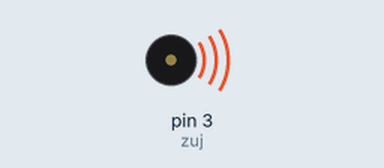
Simulated run of this sketch. Board: Arduino Uno, built with avr-gcc and run on an emulated ATmega328P. Parts: buzzer (waves = sounding).

Above: at 0.5 s.
Timing chart, 0 to 3.5 s (numbered marks = the images above):
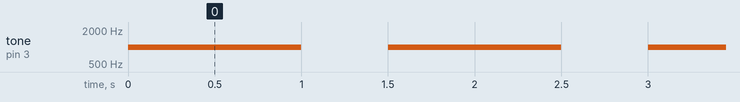

Measured:
- by itself, tone on pin 3 (zuj): alternates 1000 Hz for 1.0 s and silent for 0.50 s

The sketch:

K631.ino
```cpp
int zuj = 3;                  //definiraj zuj = 3

void setup() {
  pinMode(zuj, OUTPUT);       //postavi izvod zuj kao izlazni
}

void loop() {
  tone(zuj, 1000);            //generiraj ton 1000Hz na zujalici
  delay(1000);                //čekaj jednu sekundu
  noTone(zuj);                //isključi ton
  delay(500);                 //čekaj pola sekunde
}
```
